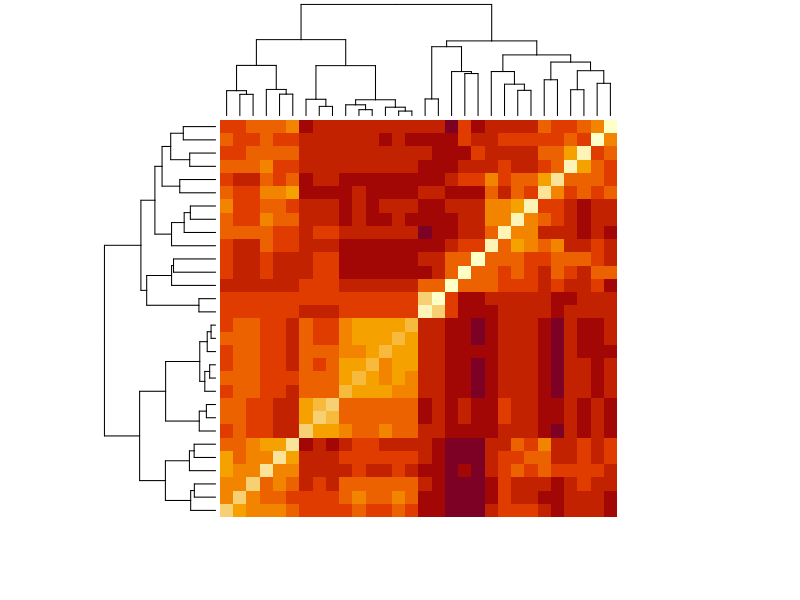
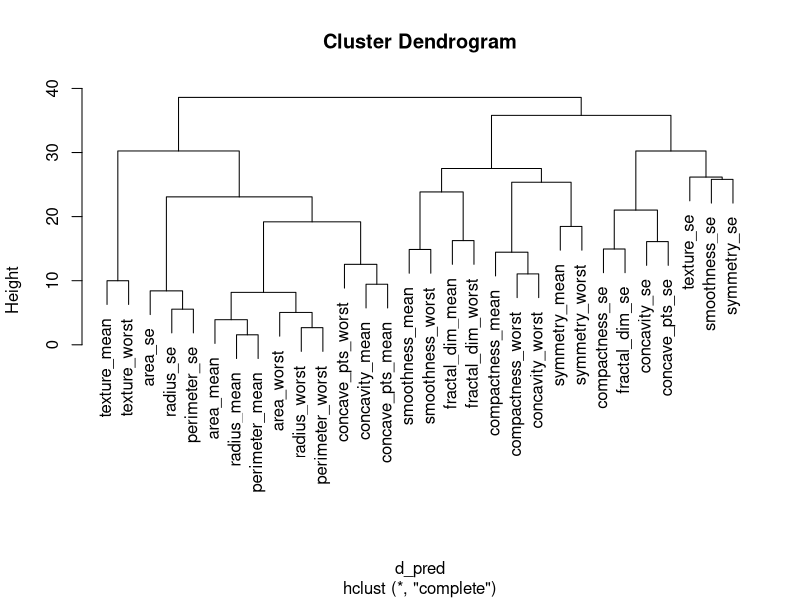
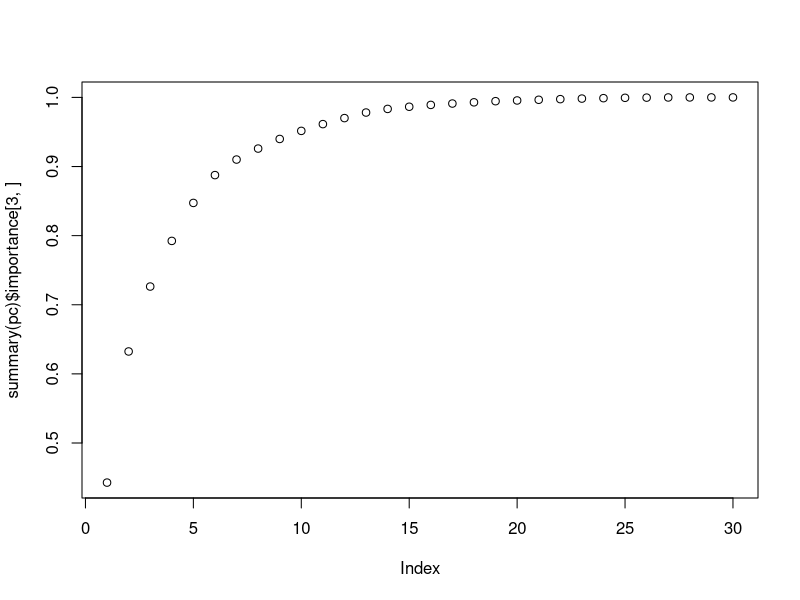
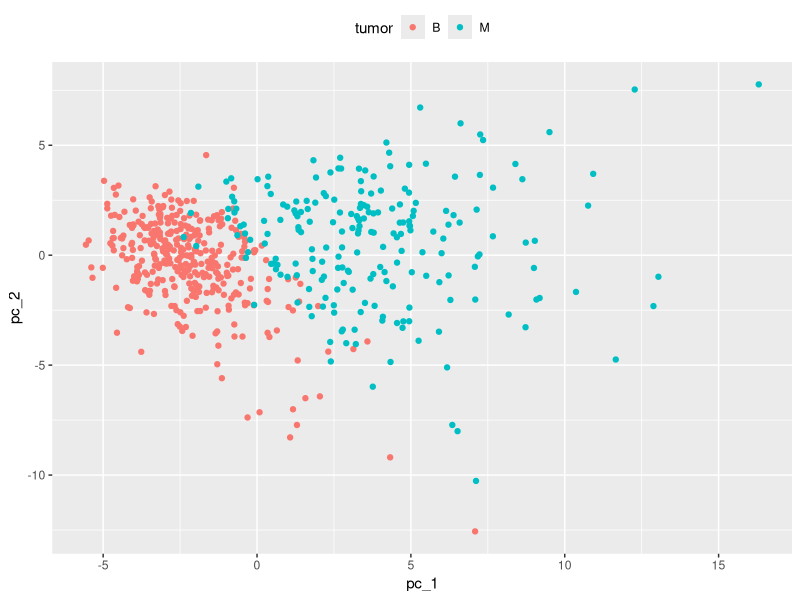
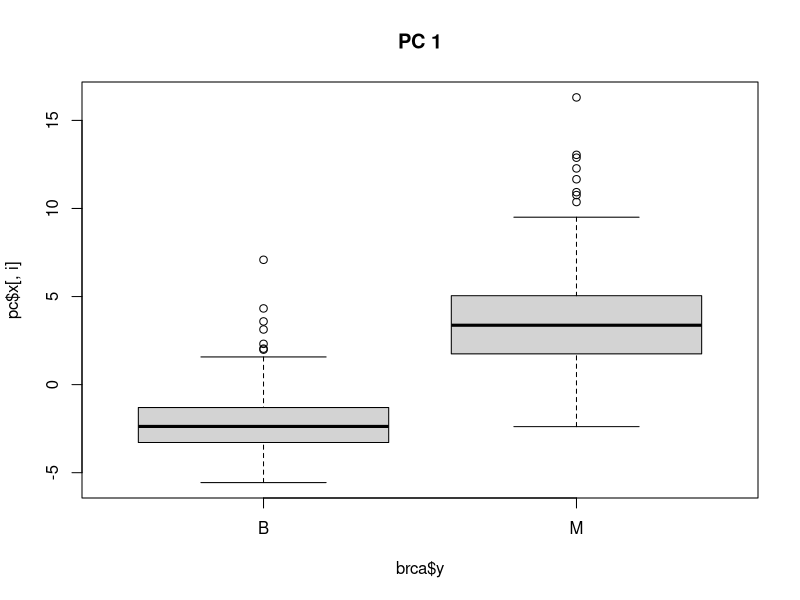
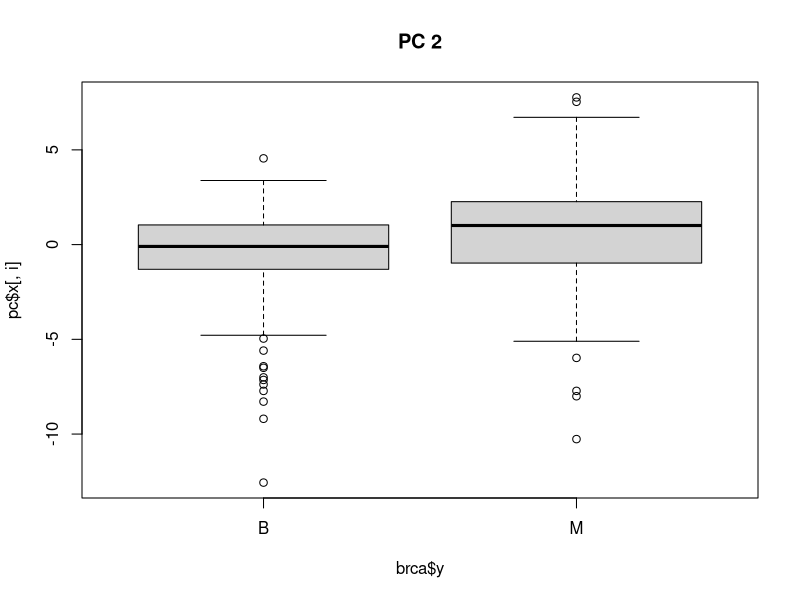
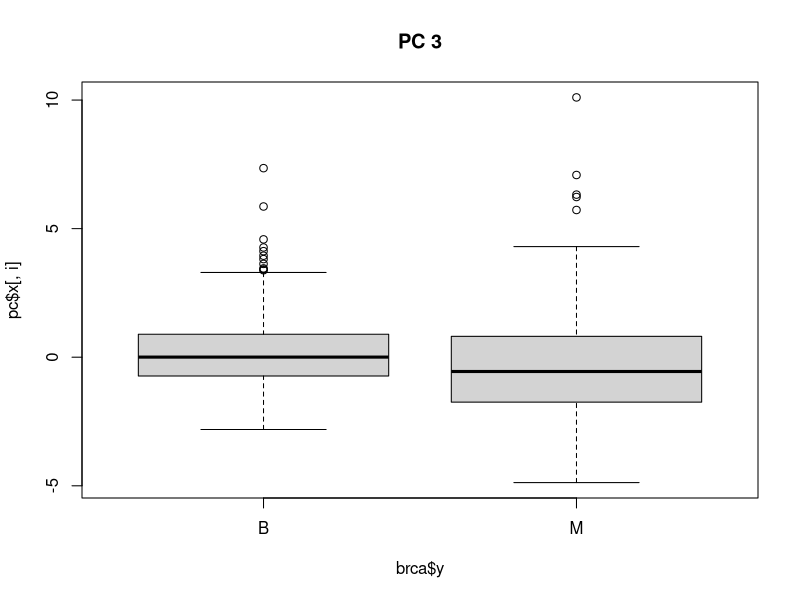
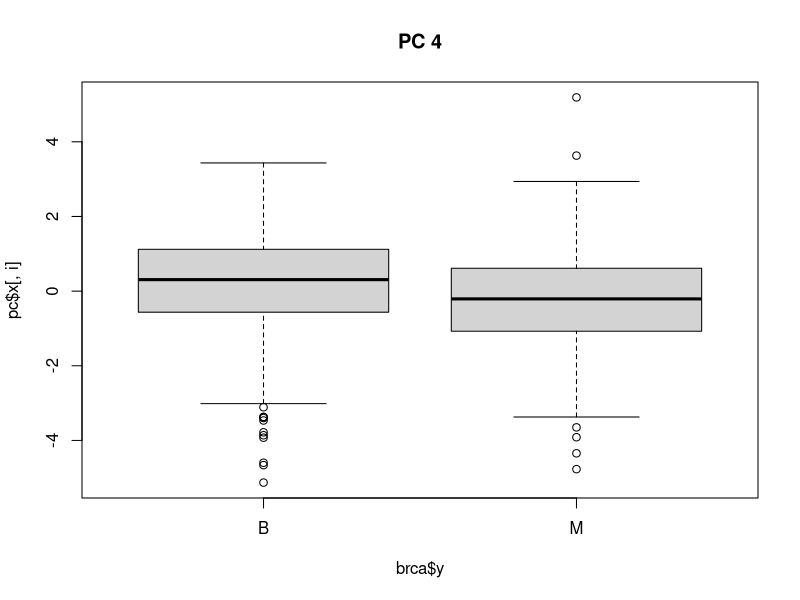

Generate these figures, in order, with R:
options(digits = 3)
library(matrixStats)
library(tidyverse)
library(caret)
library(dslabs)
library(matrixStats)
data(brca)

#Predictors
dim(brca$x)

#Proportion of malignant
mean(brca$y == "M")

which.max(colMeans(brca$x))
which.min(colSds(brca$x))

#Normalize
x_scaled <- sweep(brca$x,2,colMeans(brca$x),"-")
x_scaled <- sweep(x_scaled,2,colSds(brca$x),"/")
colSds(x_scaled)
median(x_scaled[,1])

#Distnace matrix for the predictors:x
dm <- as.matrix(dist(x_scaled))

#Benign samples
b <- which(brca$y=="B")
#Malignant samples
m <- which(brca$y=="M")

#Average distance from first sample
mean(dm[b,1])
mean(dm[m,1])

#Heatmap of distance relationship between predictors.
#We transpose x_scaled as we want the distances between the 30 predictors/features rather than the samples.
d_pred <- dist(t(x_scaled))
heatmap(as.matrix(d_pred), labRow = NA, labCol = NA)  

#Heirarchical clustering of features
h <- hclust(d_pred)
plot(h)

#prune the tree to only 5 clusters
(clusters <- cutree(h, k = 5))
names(clusters)[clusters == 3]
#Features seggreegated into different clusters.
split(names(clusters),clusters)

#Prinicipal Component Analysis for dimensionality reduciton
pc <- prcomp(x_scaled)
#biplot(pc)
summary(pc)$importance[3,]
plot(summary(pc)$importance[3,])

#Plotting Malignant and Benign types for PC1 and PC2
data.frame(pc_1 = pc$x[,1], pc_2 = pc$x[,2], tumor = brca$y) %>%
  ggplot(aes(pc_1, pc_2, color = tumor)) +
  geom_point() +
  theme(legend.position="top")

#boxplots of PC 1:10
for(i in 1:10){
  boxplot(pc$x[,i] ~ brca$y, main = paste("PC", i))
}

#All in one using gather
data.frame(type = brca$y, pc$x[,1:10]) %>%
  gather(key = "PC", value = "value", -type) %>%
  ggplot(aes(PC, value, fill = type)) +
  geom_boxplot()
